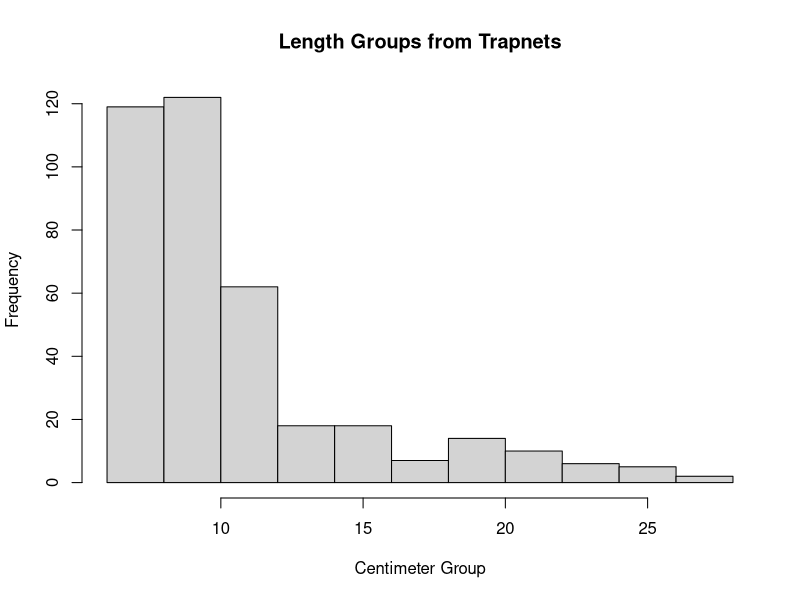
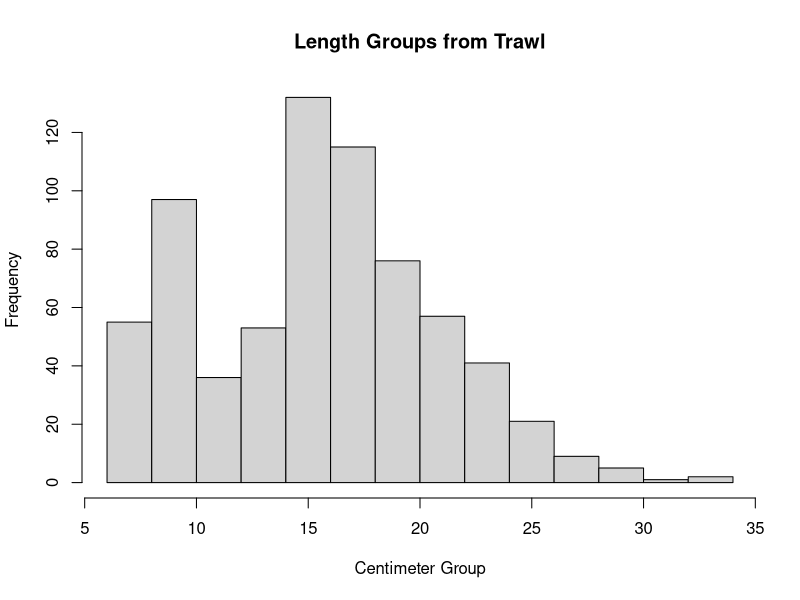
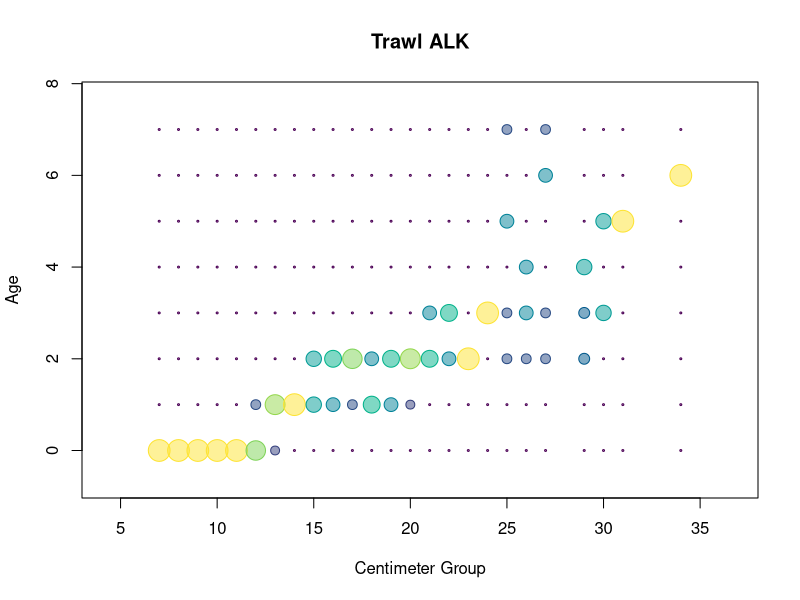
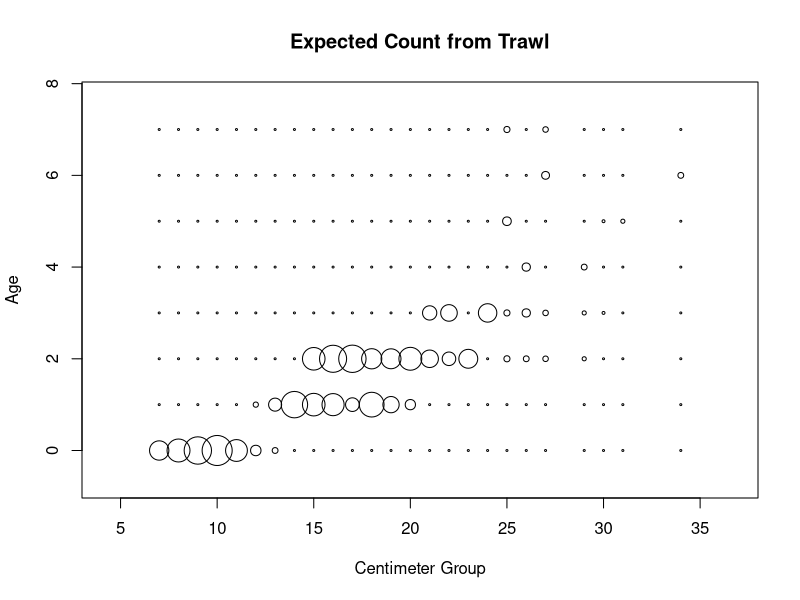
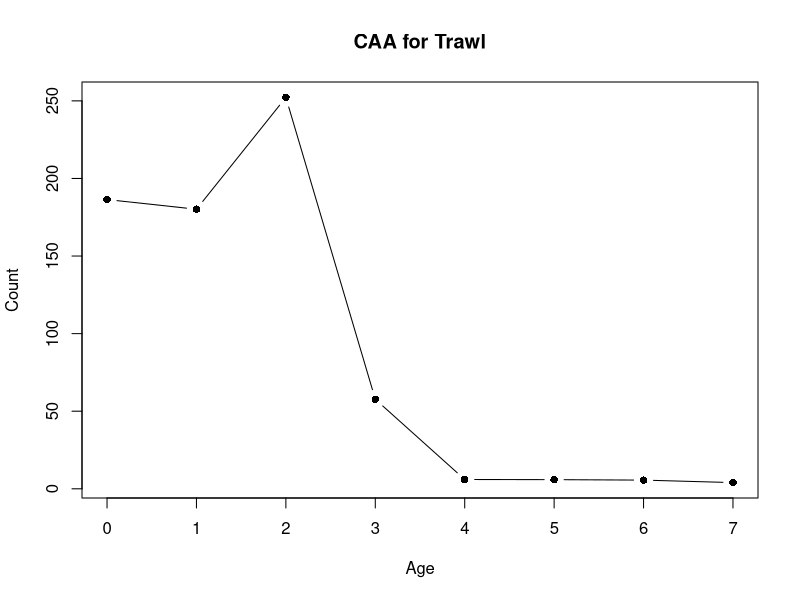
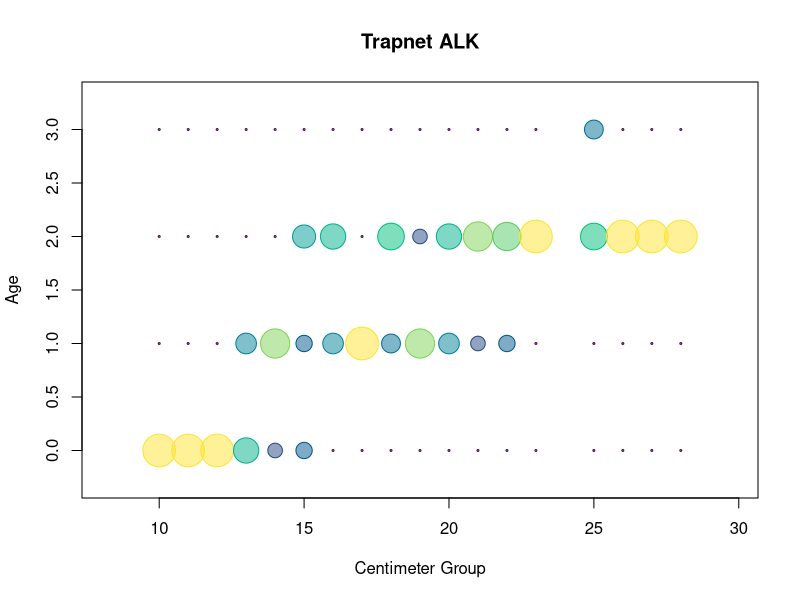
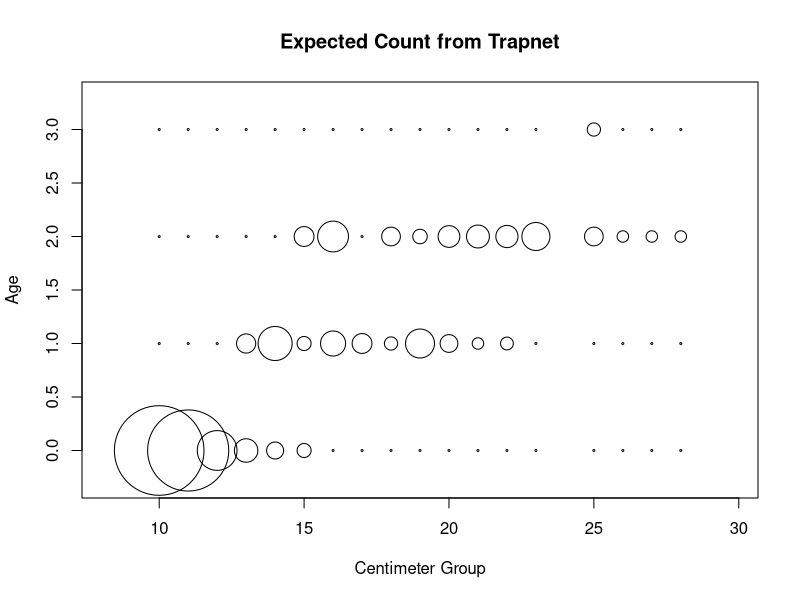
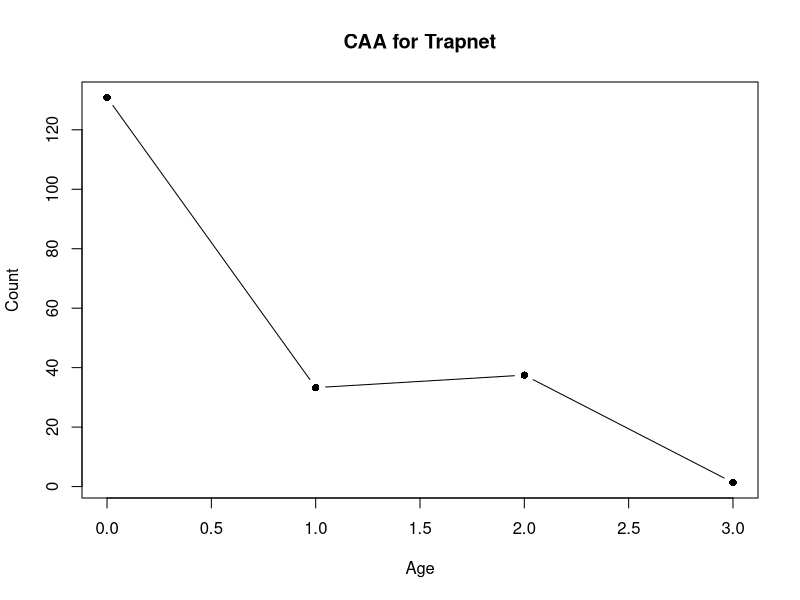

Recreate these plots in R, in order.
## ---- chunk 1
library(lme4)

col2rgbA<-function(color,transparency)
{
  rgb(t(col2rgb(color))/255,alpha=transparency)
}
## ---- chunk 2
setwd("/workspaces/schooling/population_dynamics/lab_4/")
age <- read.table("data/griffin age data.txt", header=TRUE, quote="\"", na.strings=".")
trawl <- read.table("data/griffin trawl data.txt", header=TRUE, quote="\"", na.strings=".")
trap <- read.table("data/trap net data.txt", header=TRUE, quote="\"", na.strings=".")
## ---- chunk 3
catch <- rbind(
    data.frame(
        Gear=trap$Gear,
        TL = trap$TL
    ),
    data.frame(
        Gear=rep("trawl", nrow(trawl)),
        TL = trawl$TL
    )
)
table(catch$Gear)
## ---- chunk 4
age$cmgrp <- floor(age$TL / 10)
catch$cmgrp <- floor(catch$TL / 10)
## ---- chunk 5
table(age$cmgrp)
## ---- chunk 6
with(
    catch, {
        hist(
            cmgrp[Gear == 'trapnet'],
            main="Length Groups from Trapnets",
            xlab="Centimeter Group"
        )
        hist(
            cmgrp[Gear == 'trawl'],
            main="Length Groups from Trawl",
            xlab="Centimeter Group"
        )
    }
)
## ---- chunk 7
age_trawl <- age[age$Gear == "trawl",]
## ---- chunk 8
get_ALK <- function(age) {
    ALK <- data.frame(
        prop.table(
            table(age$Rings, age$cmgrp),
            margin=2
        )
    )
    names(ALK) <- c("age","cmgrp","prop") 
    ALK$age <- as.numeric(as.character(ALK$age))
    ALK$cmgrp <- as.numeric(as.character(ALK$cmgrp))
    ALK$prop <- as.numeric(as.character(ALK$prop))
    ALK$col.prop <- hcl.colors(101,'viridis')[round(ALK$prop,2)*100+1]
    return(ALK)
}

plot_ALK <- function(ALK, main) {
    # I want the circles to have area equal to
    # my proportion (for easier interpretation)
    # this would mean prop <- 4 * pi * r^2 or 
    # r <- sqrt(prop / (4 * pi))
    with(
        ALK, {
            symbols(
                x=cmgrp,
                y=age,
                circles=sqrt(prop/(4 * pi)) * 2,
                inches=F,
                fg = col.prop,
                bg = col2rgbA(col.prop,0.5),
                xlab="Centimeter Group",
                ylab="Age",
                main=main
            )
        }
    )
}
## ---- chunk 9
ALK_trawl <- get_ALK(age_trawl)
plot_ALK(ALK_trawl, "Trawl ALK")
## ---- chunk 10
get_catch_count_info <- function(catch, ALK) {
    catch_summary <- data.frame(table(catch$cmgrp))
    names(catch_summary) <- c("cmgrp", "total")
    catch_summary$cmgrp <- as.numeric(as.character(catch_summary$cmgrp))
    catch_summary$total <- as.numeric(as.character(catch_summary$total))
    info <- merge(ALK, catch_summary)
    info$count <- info$total * info$prop
    return(info)
}

catch_trawl <- catch[catch$Gear == "trawl",]
catch_info_trawl <- get_catch_count_info(catch_trawl, ALK_trawl)
## ---- chunk 11
plot_LAA <- function(merged, main) {
    with(
        merged, {
            symbols(
                x=cmgrp,
                y=age,
                circles=sqrt(count/(sum(merged$count))/(4 * pi)) * 10,
                inches=F,
                xlab="Centimeter Group",
                ylab="Age",
                main=main
            )
        }
    )
}

plot_LAA(catch_info_trawl, "Expected Count from Trawl")
## ---- chunk 12
get_CAA <- function(catch_info, main) {
    CAA <- aggregate(count~age, data=catch_info, sum)
    with(
        CAA, {
            plot(
                age,
                count,
                type='b',
                pch=16,
                col="black",
                xlab="Age",
                ylab="Count",
                main=main
            )
        }
    )
    return(CAA)
}

(CAA_trawl <- get_CAA(catch_info_trawl, "CAA for Trawl"))
## ---- chunk 13
fit_caa <- function(CAA, first_age, last_age) {
    mask <- CAA$age %in% seq(first_age, last_age)
    CAA$lncount <- log(CAA$count)
    fit <- with(
        CAA[mask,],
        lm(lncount~age)
    )
    print(summary(fit))
    return(fit)
}

fit_trawl <- fit_caa(CAA_trawl, 2, 6)
## ---- chunk 14
estimate_parameters <- function(fit, alpha) {
    coef_tab <- summary(fit)$coef
    Z <- coef_tab[2, 1]
    Z_sterr <- coef_tab[2, 2]

    ZL <- Z - qnorm(1 - (alpha/2)) * Z_sterr
    ZU <- min(Z + qnorm(1 - (alpha/2)) * Z_sterr, 0)

    A <- 1 - exp(Z)
    AL <- 1 - exp(ZL)
    AU <- 1 - exp(ZU)

    S <- exp(Z)
    SL <- exp(ZL)
    SU <- exp(ZU)

    m <- matrix(c(ZL, Z, ZU, AL, A, AU, SL, S, SU),3,3)
    colnames(m) <- c("Z", "A", "S")
    rownames(m) <- c("Lower", "MLE", "Upper")
    return(m)
}

estimate_parameters(fit_trawl, 0.05)
## ---- chunk 15
age_trapnet <- age[age$Gear == "trapnet",]
## ---- chunk 16
ALK_trapnet <- get_ALK(age_trapnet)
plot_ALK(ALK_trapnet, "Trapnet ALK")
## ---- chunk 17
catch_trapnet <- catch[catch$Gear == "trapnet",]
catch_info_trapnet <- get_catch_count_info(catch_trapnet, ALK_trapnet)
## ---- chunk 18
plot_LAA(catch_info_trapnet, "Expected Count from Trapnet")
## ---- chunk 19
(CAA_trapnet <- get_CAA(catch_info_trapnet, "CAA for Trapnet"))
## ---- chunk 20
fit_trapnet <- fit_caa(CAA_trapnet, 0, 2)
## ---- chunk 21
estimate_parameters(fit_trapnet, 0.05)
## ---- chunk 22
(max_age <- max(na.omit(age)$Rings))
4.22 / max_age
## ---- chunk 23
get_mean_total_length <- function(catch_info, alpha) {
    catch_info$midpoint <- catch_info$cmgrp + 0.5

    catch_info$fx <- catch_info$midpoint * catch_info$count
    catch_info$fx2 <- catch_info$midpoint ^ 2 * catch_info$count

    sumfx <- tapply(catch_info$fx, list(catch_info$age), sum)
    sumf <- tapply(catch_info$count, list(catch_info$age), sum)
    sumfx2 <- tapply(catch_info$fx2, list(catch_info$age), sum)

    TL <- sumfx / sumf
    var <- (sumf*sumfx2 - (sumfx ^ 2)) / (sumf * (sumf - 1))
    std <- sqrt(var)
    U <- TL + qnorm((1-alpha/2)) * std
    L <- TL - qnorm((1-alpha/2)) * std
    return(
        cbind(
            U, TL, L, std, var
        )
    )
}

get_mean_total_length(catch_info_trawl, 0.05)
## ---- chunk 24
get_mean_total_length(catch_info_trapnet, 0.05)
## ---- chunk 25
(Z = estimate_parameters(fit_trawl, 0.05)[2, "Z"])

day_Z <- Z/365
hour_Z <- day_Z/24
minute_Z <- hour_Z/60
month_Z <- Z/52

day_A <- 1 - exp(day_Z)
hour_A <- 1 - exp(hour_Z)
minute_A <- 1 - exp(minute_Z)
month_A <- 1 - exp(month_Z)

morts <- rbind(
    c(month_Z, day_Z, hour_Z, minute_Z),
    c(month_A, day_A, hour_A, minute_A)
)
rownames(morts) <- c("Z", "A")
colnames(morts) <- c("month", "day", "hour", "minute")
morts
## ---- chunk 26
reshape_for_millar <- function(CAA) {
    age_at_peak <- CAA$age[which.max(CAA$count)]
    CAA_lim <- CAA[CAA$age >= age_at_peak,]

    max_age <- max(CAA_lim$age)
    CAA_ext <- rbind(
        CAA_lim,
        cbind(
            age=(max_age+1):(2*max_age),
            count=rep(0,max_age)
        )
    )
    CAA_ext$count <- floor(CAA_ext$count)
    return(CAA_ext)
}

get_millar_fit <- function(CAA) {
    CAA_ext <- reshape_for_millar(CAA)

    fit <- glmer(
        count ~ age + (1|age),
        family=poisson,
        data=CAA_ext
    )
    print(summary(fit))
    return(fit)
}

millar_fit_trawl <- get_millar_fit(CAA_trawl)
## ---- chunk 27
get_params_from_millar <- function(millar_fit, alpha) {
    coef <- summary(millar_fit)$coef
    Z <- coef[2, 1]
    std <- coef[2, 2]
    ZU <- min(Z + qnorm(1-alpha/2)*std, 0)
    ZL <- Z - qnorm(1-alpha/2)*std

    A <- 1 - exp(Z)
    AU <- 1 - exp(ZU)
    AL <- 1 - exp(ZL)

    S <- exp(Z)
    SU <- exp(ZU)
    SL <- exp(ZL)

    m <- matrix(c(ZL, Z, ZU, AL, A, AU, SL, S, SU),3,3)
        colnames(m) <- c("Z", "A", "S")
        rownames(m) <- c("Lower", "MLE", "Upper")
    return(m)
}

get_params_from_millar(millar_fit_trawl, 0.05)
## ---- chunk 28
plot_millar_random_effects <- function(CAA, millar_fit, main) {
    CAA_ext <- reshape_for_millar(CAA)
    re <- ranef(millar_fit)$age[,1]
    plot(CAA_ext$age, 
        re, 
        pch=16, cex=1.3, type='b',
        ylab='Random Effect', xlab='Age',
        cex.axis=1.2, cex.lab=1.2, las=1,
        main=main)
    abline(h=0, lty=3)
}

plot_millar_random_effects(CAA_trawl, millar_fit_trawl, "Trawl")
## ---- chunk 29
millar_fit_trapnet <- get_millar_fit(CAA_trapnet)
## ---- chunk 30
get_params_from_millar(millar_fit_trapnet, 0.05)
## ---- chunk 31
plot_millar_random_effects(CAA_trapnet, millar_fit_trapnet, "Trapnet")
